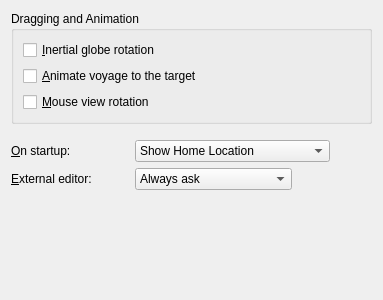
<?xml version="1.0" encoding="UTF-8"?>
<ui version="4.0">
 <class>MarbleNavigationSettingsWidget</class>
 <widget class="QWidget" name="MarbleNavigationSettingsWidget">
  <property name="geometry">
   <rect>
    <x>0</x>
    <y>0</y>
    <width>383</width>
    <height>300</height>
   </rect>
  </property>
  <layout class="QVBoxLayout" name="verticalLayout_2">
   <item>
    <widget class="QGroupBox" name="groupBox">
     <property name="title">
      <string>Dragging and Animation</string>
     </property>
     <layout class="QVBoxLayout" name="verticalLayout">
      <item>
       <layout class="QHBoxLayout" name="horizontalLayout"/>
      </item>
      <item>
       <widget class="QCheckBox" name="kcfg_inertialEarthRotation">
        <property name="toolTip">
         <string>Use kinetic spinning when dragging the map</string>
        </property>
        <property name="text">
         <string>&amp;Inertial globe rotation</string>
        </property>
       </widget>
      </item>
      <item>
       <widget class="QCheckBox" name="kcfg_animateTargetVoyage">
        <property name="toolTip">
         <string>&lt;html&gt;&lt;head&gt;&lt;meta name=&quot;qrichtext&quot; content=&quot;1&quot; /&gt;&lt;style type=&quot;text/css&quot;&gt;
p, li { white-space: pre-wrap; }
&lt;/style&gt;&lt;/head&gt;&lt;body style=&quot; font-family:'Sans Serif'; font-size:9pt; font-weight:400; font-style:normal;&quot;&gt;
&lt;p style=&quot; margin-top:0px; margin-bottom:0px; margin-left:0px; margin-right:0px; -qt-block-indent:0; text-indent:0px;&quot;&gt;When searching for a location Marble can either move instantly to the new location or it can show a travel animation from the previous place to the new place.&lt;/p&gt;&lt;/body&gt;&lt;/html&gt;</string>
        </property>
        <property name="text">
         <string>&amp;Animate voyage to the target</string>
        </property>
       </widget>
      </item>
      <item>
       <widget class="QCheckBox" name="kcfg_mouseViewRotation">
        <property name="toolTip">
         <string>Use right mouse button to rotate the camera around</string>
        </property>
        <property name="text">
         <string>&amp;Mouse view rotation</string>
        </property>
       </widget>
      </item>
     </layout>
    </widget>
   </item>
   <item>
    <spacer name="spacer">
     <property name="orientation">
      <enum>Qt::Vertical</enum>
     </property>
     <property name="sizeType">
      <enum>QSizePolicy::Fixed</enum>
     </property>
     <property name="sizeHint" stdset="0">
      <size>
       <width>20</width>
       <height>10</height>
      </size>
     </property>
    </spacer>
   </item>
   <item>
    <layout class="QFormLayout" name="formLayout">
     <property name="fieldGrowthPolicy">
      <enum>QFormLayout::ExpandingFieldsGrow</enum>
     </property>
     <item row="0" column="0">
      <widget class="QLabel" name="label_onStartup">
       <property name="sizePolicy">
        <sizepolicy hsizetype="Maximum" vsizetype="Preferred">
         <horstretch>0</horstretch>
         <verstretch>0</verstretch>
        </sizepolicy>
       </property>
       <property name="minimumSize">
        <size>
         <width>118</width>
         <height>0</height>
        </size>
       </property>
       <property name="text">
        <string>&amp;On startup:</string>
       </property>
       <property name="buddy">
        <cstring>kcfg_onStartup</cstring>
       </property>
      </widget>
     </item>
     <item row="0" column="1">
      <widget class="QComboBox" name="kcfg_onStartup">
       <property name="toolTip">
        <string>&lt;html&gt;&lt;head&gt;&lt;meta name=&quot;qrichtext&quot; content=&quot;1&quot; /&gt;&lt;style type=&quot;text/css&quot;&gt;
p, li { white-space: pre-wrap; }
&lt;/style&gt;&lt;/head&gt;&lt;body style=&quot; font-family:'Sans Serif'; font-size:9pt; font-weight:400; font-style:normal;&quot;&gt;
&lt;p style=&quot; margin-top:0px; margin-bottom:0px; margin-left:0px; margin-right:0px; -qt-block-indent:0; text-indent:0px;&quot;&gt;By default Marble will display the home location immediately after the application has started. As an alternative it can also show the last position that was active when the user left the application. &lt;/p&gt;&lt;/body&gt;&lt;/html&gt;</string>
       </property>
       <item>
        <property name="text">
         <string>Show Home Location</string>
        </property>
       </item>
       <item>
        <property name="text">
         <string>Return to Last Location Visited</string>
        </property>
       </item>
      </widget>
     </item>
     <item row="1" column="0">
      <widget class="QLabel" name="label_externalEditor">
       <property name="sizePolicy">
        <sizepolicy hsizetype="Maximum" vsizetype="Preferred">
         <horstretch>0</horstretch>
         <verstretch>0</verstretch>
        </sizepolicy>
       </property>
       <property name="minimumSize">
        <size>
         <width>118</width>
         <height>0</height>
        </size>
       </property>
       <property name="text">
        <string>&amp;External editor:</string>
       </property>
       <property name="buddy">
        <cstring>kcfg_onStartup</cstring>
       </property>
      </widget>
     </item>
     <item row="1" column="1">
      <widget class="QComboBox" name="kcfg_externalMapEditor">
       <property name="toolTip">
        <string>&lt;p&gt;The application that is launched to edit maps. Potlatch (default) requires a web browser with flash support to be installed. When selecting josm or merkaartor, make sure that the respective application is installed.&lt;/p&gt;</string>
       </property>
       <item>
        <property name="text">
         <string>Always ask</string>
        </property>
       </item>
       <item>
        <property name="text">
         <string>Potlatch (Web browser)</string>
        </property>
       </item>
       <item>
        <property name="text">
         <string>JOSM</string>
        </property>
       </item>
       <item>
        <property name="text">
         <string>Merkaartor</string>
        </property>
       </item>
      </widget>
     </item>
    </layout>
   </item>
   <item>
    <spacer>
     <property name="orientation">
      <enum>Qt::Vertical</enum>
     </property>
     <property name="sizeHint" stdset="0">
      <size>
       <width>20</width>
       <height>20</height>
      </size>
     </property>
    </spacer>
   </item>
  </layout>
 </widget>
 <resources/>
 <connections/>
</ui>
